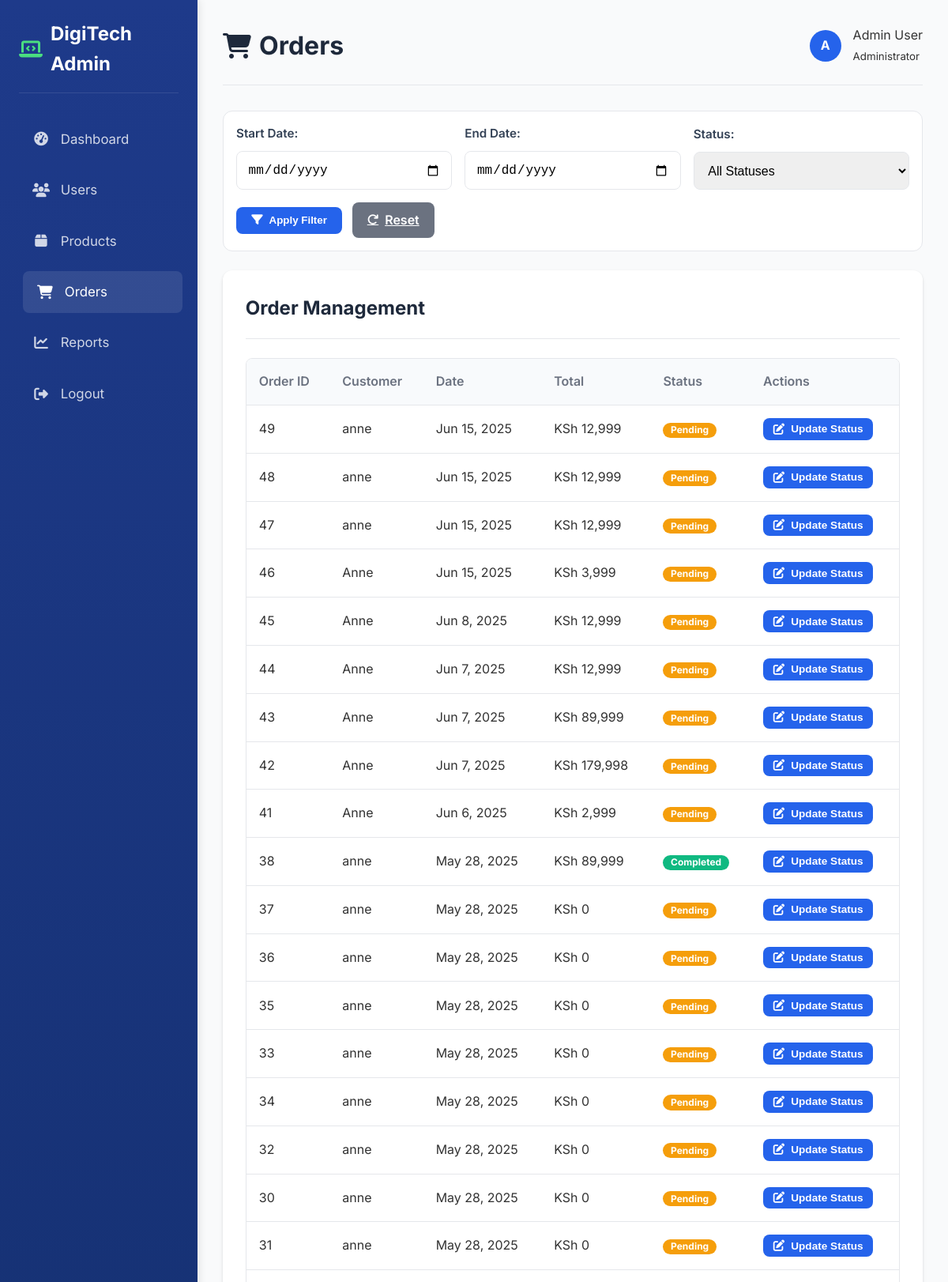
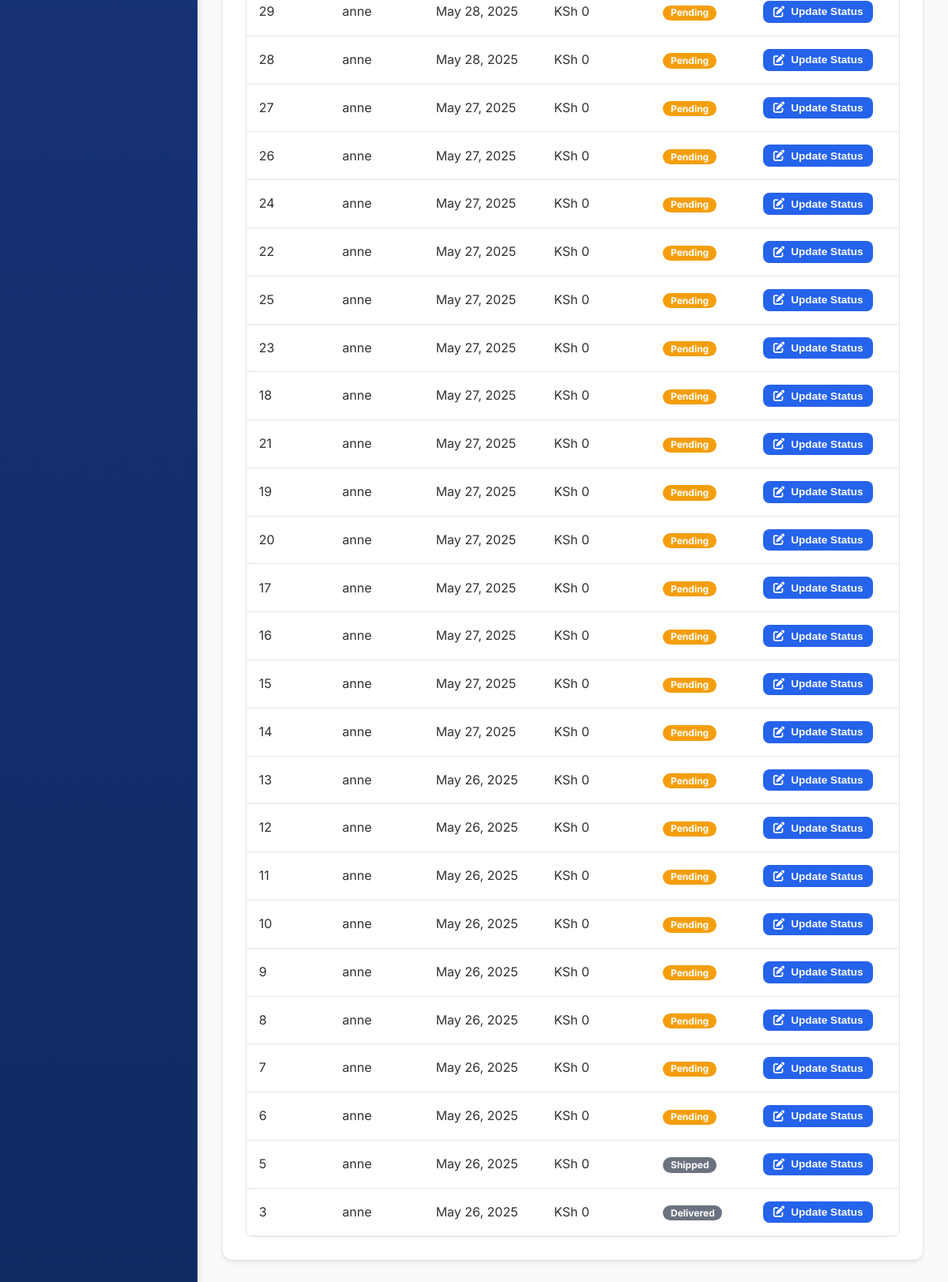
The page /admin/dashboard.php?page=orders (signed in) on the database its author committed (2 pictures, top to bottom).
### tables this page shows
CREATE TABLE `orders` (
  `order_id` int(11) NOT NULL,
  `user_id` int(11) NOT NULL,
  `email` varchar(50) DEFAULT '1',
  `total` decimal(10,2) NOT NULL,
  `created_at` timestamp NOT NULL DEFAULT current_timestamp(),
  `updated_at` timestamp NOT NULL DEFAULT current_timestamp() ON UPDATE current_timestamp(),
  `status` varchar(20) DEFAULT 'pending',
  `shipping_address` varchar(255) NOT NULL,
  `phone_number` varchar(50) DEFAULT NULL,
  `payment_method` varchar(50) NOT NULL
);

CREATE TABLE `users` (
  `id` int(11) NOT NULL,
  `name` varchar(100) NOT NULL,
  `email` varchar(100) NOT NULL,
  `password` varchar(255) DEFAULT NULL,
  `role` enum('user','admin') DEFAULT 'user',
  `last_login` datetime DEFAULT current_timestamp(),
  `created_at` timestamp NOT NULL DEFAULT current_timestamp(),
  `updated_at` timestamp NOT NULL DEFAULT current_timestamp() ON UPDATE current_timestamp(),
  `reset_token_hash` varchar(255) DEFAULT NULL,
  `reset_token_expires_at` datetime DEFAULT NULL
);

### admin/dashboard.php (the view, shortened to what this page needs)
<?php
$conn = getDB();
$allowed_pages = ['dashboard', 'users', 'products', 'orders', 'reports'];
$current_page = isset($_GET['page']) && in_array($_GET['page'], $allowed_pages) ? $_GET['page'] : 'dashboard';
function getCount($conn, $query) {
    $result = $conn->query($query);
    $row = $result->fetch_row();
    return $row[0];
}
function getData($conn, $query) {
    $data = [];
    $result = $conn->query($query);
    while($row = $result->fetch_assoc()) {
        $data[] = $row;
    }
    return $data;
}
$user_count = getCount($conn, "SELECT COUNT(*) FROM users");
$active_users = getCount($conn, "SELECT COUNT(*) FROM users WHERE last_login > DATE_SUB(NOW(), INTERVAL 30 DAY)");
$new_users = getCount($conn, "SELECT COUNT(*) FROM users WHERE created_at > DATE_SUB(NOW(), INTERVAL 7 DAY)");
$products = getData($conn, "SELECT * FROM products");
$orders_data = ($current_page === 'orders') ? getData($conn, "SELECT orders.*, users.name FROM orders JOIN users ON orders.user_id = users.id ORDER BY orders.created_at DESC") : [];
$orders_query = "SELECT orders.*, users.name FROM orders JOIN users ON orders.user_id = users.id WHERE 1=1";
$orders_query .= " ORDER BY orders.created_at DESC";
$orders_data = ($current_page === 'orders') ? getData($conn, $orders_query) : [];
?>
<!DOCTYPE html>
<html lang="en">
<head>
  <link rel="stylesheet" href="https://cdnjs.cloudflare.com/ajax/libs/font-awesome/6.4.0/css/all.min.css">
</head>
<body>
  <div class="admin-container">
    <div class="sidebar" id="sidebar">
      <div class="sidebar-header">
        <h2><i class="fas fa-laptop-code"></i> DigiTech Admin</h2>
      </div>
      <nav class="sidebar-nav">
        <ul>
          <li><a href="dashboard.php?page=dashboard" class="<?php echo $current_page === 'dashboard' ? 'active' : ''; ?>">
            <i class="fas fa-tachometer-alt"></i> Dashboard</a></li>
          <li><a href="dashboard.php?page=users" class="<?php echo $current_page === 'users' ? 'active' : ''; ?>">
            <i class="fas fa-users"></i> Users</a></li>
          <li><a href="dashboard.php?page=products" class="<?php echo $current_page === 'products' ? 'active' : ''; ?>">
            <i class="fas fa-box"></i> Products</a></li>
          <li><a href="dashboard.php?page=orders" class="<?php echo $current_page === 'orders' ? 'active' : ''; ?>">
            <i class="fas fa-shopping-cart"></i> Orders</a></li>
          <li><a href="dashboard.php?page=reports" class="<?php echo $current_page === 'reports' ? 'active' : ''; ?>">
            <i class="fas fa-chart-line"></i> Reports</a></li> <li><a href="?logout=1">
            <i class="fas fa-sign-out-alt"></i> Logout</a></li>
        </ul>
      </nav>
    </div>
    <div class="main-content">
      <div class="header">
        <h1><i class="fas fa-<?php
          switch($current_page) {
            case 'orders': echo 'shopping-cart'; break;
          }
        ?>"></i> <?php echo ucfirst($current_page); ?></h1>
        <div class="user-info">
          <div class="avatar">A</div>
          <div>
            <div>Admin User</div>
            <small>Administrator</small>
          </div>
        </div>
      </div>
      <?php if ($current_page === 'dashboard'): ?>
        <div class="stats-grid">
          <div class="stat-card users">
            <h3>Total Users</h3>
            <p><?php echo $user_count; ?></p>
          </div>
          <div class="stat-card active-users">
            <h3>Active Users (30 days)</h3>
            <p><?php echo $active_users; ?></p>
          </div>
          <div class="stat-card new-users">
            <h3>New Users (7 days)</h3>
            <p><?php echo $new_users; ?></p>
          </div>
        </div>
        <div class="card">
          <div class="card-header">
            <h2>Recent Products</h2>
            <button class="btn btn-primary" onclick="openModal('add-product')">
              <i class="fas fa-plus"></i> Add Product
            </button>
          </div>
          <div class="table-container">
            <table>
              <thead>
                <tr>
                  <th>ID</th>
                  <th>Product</th>
                  <th>Price</th>
                  <th>Category</th>
                  <th>Stock</th>
                  <th>Image</th>
                </tr>
              </thead>
              <tbody>
                <?php foreach (array_slice($products, 0, 5) as $product): ?>
                <tr>
                  <td><?php echo $product['id']; ?></td>
                  <td><?php echo htmlspecialchars($product['name']); ?></td>
                  <td>KSh <?php echo number_format($product['price']); ?></td>
                  <td><?php echo htmlspecialchars($product['category']); ?></td>
                  <td><?php echo $product['stock']; ?></td>
                  <td>
                    <?php if (!empty($product['image_url'])): ?>
                      <img src="<?php echo htmlspecialchars($product['image_url']); ?>" alt="Product" class="product-image">
                    <?php else: ?>
                      <div class="product-image">No Image</div>
                    <?php endif; ?>
                  </td>
                </tr>
                <?php endforeach; ?>
              </tbody>
            </table>
          </div>
        </div>
      <?php elseif ($current_page === 'orders'): ?>
         <div class="card" style="margin-bottom: 1.5rem; padding: 1rem; box-shadow: none; border: 1px solid var(--medium-gray);">
        <form action="dashboard.php" method="GET" class="form-row" style="align-items: flex-end;">
            <div class="form-group" style="flex: 1; min-width: 200px; margin-bottom: 0;">
                <label for="order_start_date">Start Date:</label>
                <input type="date" id="order_start_date" name="start_date" class="form-control" value="<?php echo htmlspecialchars($_GET['start_date'] ?? ''); ?>">
            </div>
            <div class="form-group" style="flex: 1; min-width: 200px; margin-bottom: 0;">
                <label for="order_end_date">End Date:</label>
                <input type="date" id="order_end_date" name="end_date" class="form-control" value="<?php echo htmlspecialchars($_GET['end_date'] ?? ''); ?>">
            </div>
            <div class="form-group" style="flex: 1; min-width: 200px; margin-bottom: 0;">
                <label for="order_status">Status:</label>
                <select id="order_status" name="status" class="form-control">
                    <option value="">All Statuses</option>
                </select>
            </div>
            <div class="form-group" style="flex: none; margin-bottom: 0;">
                <button type="submit" class="btn btn-primary"><i class="fas fa-filter"></i> Apply Filter</button>
                <a href="dashboard.php?page=orders" class="btn btn-primary" style="background-color: var(--dark-gray); margin-left: 0.5rem;"><i class="fas fa-redo"></i> Reset</a>
            </div>
        </form>
    </div>
        <div class="card">
          <div class="card-header">
            <h2>Order Management</h2>
          </div>
          <div class="table-container">
            <table>
              <thead>
                <tr>
                  <th>Order ID</th>
                  <th>Customer</th>
                  <th>Date</th>
                  <th>Total</th>
                  <th>Status</th>
                  <th>Actions</th>
                </tr>
              </thead>
              <tbody>
                <?php foreach ($orders_data as $order):  ?>
                <tr data-id="<?php echo $order['order_id']; ?>" data-status="<?php echo $order['status']; ?>">
                  <td><?php echo $order['order_id']; ?></td>
                  <td><?php echo htmlspecialchars($order['name']); ?></td>
                  <td><?php echo date('M j, Y', strtotime($order['created_at'])); ?></td> <td>KSh <?php echo number_format($order['total']); ?></td>
                  <td>
                    <span class="status-badge" style="background-color:
                      <?php
                        switch($order['status']) {
                          case 'pending': echo '#f59e0b'; break;
                          case 'completed': echo '#10b981'; break;
                          default: echo '#6b7280'; break;
                        }
                      ?>; color: var(--white);">
                      <?php echo ucfirst($order['status']); ?>
                    </span>
                  </td>
                  <td>
                    <button class="btn btn-primary btn-sm" onclick="openModal('edit-order-status', <?php echo $order['order_id']; ?>)">
                      <i class="fas fa-edit"></i> Update Status
                    </button>
                  </td>
                </tr>
                <?php endforeach; ?>
              </tbody>
            </table>
          </div>
        </div>
      <?php endif; ?>
    </div>
</body>
</html>

### admin/dashboard.php (style rules this page uses)
:root { --primary-color: #2563eb; --primary-dark: #1e40af; --light-gray: #f9fafb; --medium-gray: #e5e7eb; --dark-gray: #6b7280; --white: #ffffff; --success-color: #10b981; --danger-color: #ef4444; --warning-color: #f59e0b; --card-shadow: 0 4px 6px rgba(0,0,0,0.05), 0 1px 3px rgba(0,0,0,0.1); }
* { margin: 0; padding: 0; box-sizing: border-box; }
body { font-family: 'Inter', sans-serif; background-color: var(--light-gray); color: #333; line-height: 1.6; display: flex; min-height: 100vh; overflow-x: hidden; }
.admin-container { display: flex; flex: 1; min-height: 100%; }
.sidebar { background: linear-gradient(180deg, #1e3a8a 0%, #0f2a61 100%); color: var(--white); padding: 1.5rem; box-shadow: 2px 0 10px rgba(0,0,0,0.1); width: 250px; min-height: 100vh; position: sticky; top: 0; flex-shrink: 0; z-index: 100; }
.sidebar-header { margin-bottom: 2rem; padding-bottom: 1rem; border-bottom: 1px solid rgba(255,255,255,0.1); }
.sidebar-header h2 { font-size: 1.5rem; font-weight: 700; display: flex; align-items: center; gap: 10px; }
.sidebar-header i { color: #4ade80; }
.sidebar-nav ul { list-style: none; }
.sidebar-nav li { margin-bottom: 0.75rem; }
.sidebar-nav a { color: rgba(255,255,255,0.8); text-decoration: none; display: flex; align-items: center; padding: 0.8rem 1rem; border-radius: 8px; transition: all 0.3s ease; font-size: 1.05rem; }
.sidebar-nav a:hover, .sidebar-nav a.active { color: var(--white); background-color: rgba(255,255,255,0.1); transform: translateX(5px); }
.sidebar-nav i { width: 24px; text-align: center; margin-right: 0.8rem; font-size: 1.1rem; }
.main-content { padding: 2rem; flex: 1; min-width: 0; transition: all 0.3s ease; }
.header { display: flex; justify-content: space-between; align-items: center; margin-bottom: 2rem; padding-bottom: 1.5rem; border-bottom: 1px solid var(--medium-gray); flex-wrap: wrap; gap: 1rem; }
.header h1 { font-size: 2rem; font-weight: 700; color: #1e293b; display: flex; align-items: center; gap: 10px; }
.user-info { display: flex; align-items: center; gap: 15px; flex-shrink: 0; }
.user-info .avatar { width: 40px; height: 40px; border-radius: 50%; background: var(--primary-color); color: white; display: flex; align-items: center; justify-content: center; font-weight: bold; }
.card { background-color: var(--white); border-radius: 12px; padding: 1.8rem; box-shadow: var(--card-shadow); margin-bottom: 2rem; transition: all 0.3s ease; overflow: hidden; }
.card-header { display: flex; justify-content: space-between; align-items: center; margin-bottom: 1.5rem; padding-bottom: 1.2rem; border-bottom: 1px solid var(--medium-gray); flex-wrap: wrap; gap: 1rem; }
.card-header h2 { font-size: 1.5rem; font-weight: 700; color: #1e293b; }
.table-container { overflow-x: auto; margin-top: 1rem; border-radius: 8px; border: 1px solid var(--medium-gray); }
table { width: 100%; border-collapse: collapse; min-width: 800px; }
th, td { padding: 1rem; text-align: left; border-bottom: 1px solid var(--medium-gray); }
th { font-weight: 600; color: var(--dark-gray); background-color: #f8fafc; }
tbody tr { transition: background-color 0.2s; }
.btn { padding: 0.6rem 1.2rem; border-radius: 8px; border: none; cursor: pointer; font-weight: 600; transition: all 0.3s ease; display: inline-flex; align-items: center; gap: 8px; white-space: nowrap; }
.btn i { font-size: 0.9rem; }
.btn-primary { background-color: var(--primary-color); color: var(--white); }
.btn-sm { padding: 0.4rem 0.8rem; font-size: 0.85rem; }
.form-group { margin-bottom: 1.2rem; }
.form-group label { display: block; margin-bottom: 0.6rem; font-weight: 600; color: #334155; font-size: 0.95rem; }
.form-control { width: 100%; padding: 0.85rem; border: 1px solid var(--medium-gray); border-radius: 8px; font-size: 1rem; transition: border-color 0.3s; }
.form-row { display: flex; gap: 1rem; flex-wrap: wrap; }
.form-row .form-group { flex: 1; min-width: 200px; }
.status-badge { display: inline-block; padding: 0.3em 0.8em; border-radius: 9999px; font-size: 0.75em; font-weight: 700; line-height: 1; text-align: center; white-space: nowrap; vertical-align: baseline; color: var(--white); }

### rows shown on the page
orders: order_id "49", user.name "anne", created_at "Jun 15, 2025", total "12,999", status "Pending"
orders: order_id "48", user.name "anne", created_at "Jun 15, 2025", total "12,999", status "Pending"
orders: order_id "47", user.name "anne", created_at "Jun 15, 2025", total "12,999", status "Pending"
orders: order_id "46", user.name "Anne", created_at "Jun 15, 2025", total "3,999", status "Pending"
orders: order_id "45", user.name "Anne", created_at "Jun 8, 2025", total "12,999", status "Pending"
orders: order_id "44", user.name "Anne", created_at "Jun 7, 2025", total "12,999", status "Pending"
orders: order_id "43", user.name "Anne", created_at "Jun 7, 2025", total "89,999", status "Pending"
orders: order_id "42", user.name "Anne", created_at "Jun 7, 2025", total "179,998", status "Pending"
orders: order_id "41", user.name "Anne", created_at "Jun 6, 2025", total "2,999", status "Pending"
orders: order_id "38", user.name "anne", created_at "May 28, 2025", total "89,999", status "Completed"
orders: order_id "37", user.name "anne", created_at "May 28, 2025", total "0", status "Pending"
orders: order_id "36", user.name "anne", created_at "May 28, 2025", total "0", status "Pending"
orders: order_id "35", user.name "anne", created_at "May 28, 2025", total "0", status "Pending"
orders: order_id "33", user.name "anne", created_at "May 28, 2025", total "0", status "Pending"
orders: order_id "34", user.name "anne", created_at "May 28, 2025", total "0", status "Pending"
orders: order_id "32", user.name "anne", created_at "May 28, 2025", total "0", status "Pending"
orders: order_id "30", user.name "anne", created_at "May 28, 2025", total "0", status "Pending"
orders: order_id "31", user.name "anne", created_at "May 28, 2025", total "0", status "Pending"
orders: order_id "29", user.name "anne", created_at "May 28, 2025", total "0", status "Pending"
orders: order_id "28", user.name "anne", created_at "May 28, 2025", total "0", status "Pending"
orders: order_id "27", user.name "anne", created_at "May 27, 2025", total "0", status "Pending"
orders: order_id "26", user.name "anne", created_at "May 27, 2025", total "0", status "Pending"
orders: order_id "24", user.name "anne", created_at "May 27, 2025", total "0", status "Pending"
orders: order_id "22", user.name "anne", created_at "May 27, 2025", total "0", status "Pending"
orders: order_id "25", user.name "anne", created_at "May 27, 2025", total "0", status "Pending"
orders: order_id "23", user.name "anne", created_at "May 27, 2025", total "0", status "Pending"
orders: order_id "18", user.name "anne", created_at "May 27, 2025", total "0", status "Pending"
orders: order_id "21", user.name "anne", created_at "May 27, 2025", total "0", status "Pending"
orders: order_id "19", user.name "anne", created_at "May 27, 2025", total "0", status "Pending"
orders: order_id "20", user.name "anne", created_at "May 27, 2025", total "0", status "Pending"
orders: order_id "17", user.name "anne", created_at "May 27, 2025", total "0", status "Pending"
orders: order_id "16", user.name "anne", created_at "May 27, 2025", total "0", status "Pending"
orders: order_id "15", user.name "anne", created_at "May 27, 2025", total "0", status "Pending"
orders: order_id "14", user.name "anne", created_at "May 27, 2025", total "0", status "Pending"
orders: order_id "13", user.name "anne", created_at "May 26, 2025", total "0", status "Pending"
orders: order_id "12", user.name "anne", created_at "May 26, 2025", total "0", status "Pending"
orders: order_id "11", user.name "anne", created_at "May 26, 2025", total "0", status "Pending"
orders: order_id "10", user.name "anne", created_at "May 26, 2025", total "0", status "Pending"
orders: order_id "9", user.name "anne", created_at "May 26, 2025", total "0", status "Pending"
orders: order_id "8", user.name "anne", created_at "May 26, 2025", total "0", status "Pending"
orders: order_id "7", user.name "anne", created_at "May 26, 2025", total "0", status "Pending"
orders: order_id "6", user.name "anne", created_at "May 26, 2025", total "0", status "Pending"
orders: order_id "5", user.name "anne", created_at "May 26, 2025", total "0", status "Shipped"
orders: order_id "3", user.name "anne", created_at "May 26, 2025", total "0", status "Delivered"

### other values the page prints
$current_page "Orders"
